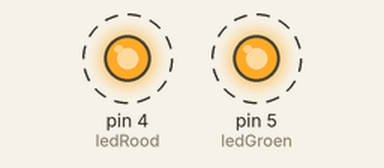
The sketch below on a simulated Arduino Uno, built with avr-gcc and run on an emulated ATmega328P. Parts: output pins drawn as LEDs (lit = HIGH). Dashed ring = blinking.

Above: at 0.5 s.
Timing chart, 0 to 4.6 s (numbered marks = the images above):
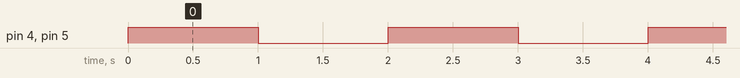

The sketch:

output.ino
```cpp
int ledGroen = 5;
int ledRood = 4;
void setup() {
  Serial.begin(9600);
  pinMode(ledGroen, OUTPUT);
  pinMode(ledRood, OUTPUT);
}

void loop() {
  digitalWrite(ledGroen, HIGH);
  digitalWrite(ledRood, HIGH);
  delay(1000);
  digitalWrite(ledGroen, LOW);
  digitalWrite(ledRood, LOW);
  delay(1000);
}
```

Measured:
- by itself, pin 4 (ledRood), pin 5 (ledGroen): alternates HIGH for 1.0 s and LOW for 1.0 s
